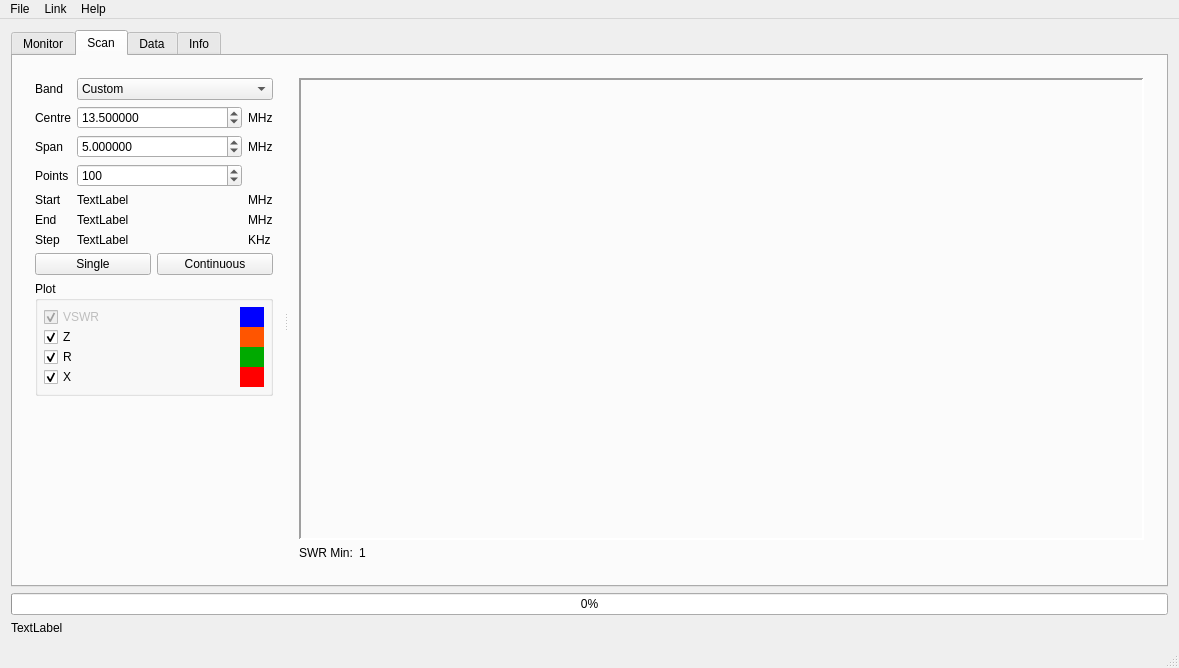
<?xml version="1.0" encoding="UTF-8"?>
<ui version="4.0">
 <class>MainWindow</class>
 <widget class="QMainWindow" name="MainWindow">
  <property name="geometry">
   <rect>
    <x>0</x>
    <y>0</y>
    <width>1179</width>
    <height>668</height>
   </rect>
  </property>
  <property name="windowTitle">
   <string>MainWindow</string>
  </property>
  <property name="windowIcon">
   <iconset resource="analyzer.qrc">
    <normaloff>:/icons/128/antenna-charge-radio-128.png</normaloff>:/icons/128/antenna-charge-radio-128.png</iconset>
  </property>
  <widget class="QWidget" name="centralWidget">
   <layout class="QVBoxLayout" name="verticalLayout_3">
    <item>
     <widget class="QTabWidget" name="tabWidget">
      <property name="enabled">
       <bool>true</bool>
      </property>
      <property name="currentIndex">
       <number>1</number>
      </property>
      <widget class="QWidget" name="tab_4">
       <attribute name="title">
        <string>Monitor</string>
       </attribute>
       <layout class="QVBoxLayout" name="verticalLayout_8">
        <item>
         <widget class="QSplitter" name="splitter_2">
          <property name="orientation">
           <enum>Qt::Horizontal</enum>
          </property>
          <widget class="QWidget" name="widget_8" native="true">
           <property name="sizePolicy">
            <sizepolicy hsizetype="Preferred" vsizetype="Preferred">
             <horstretch>0</horstretch>
             <verstretch>0</verstretch>
            </sizepolicy>
           </property>
           <property name="maximumSize">
            <size>
             <width>260</width>
             <height>16777215</height>
            </size>
           </property>
           <layout class="QVBoxLayout" name="verticalLayout_6">
            <item>
             <layout class="QGridLayout" name="gridLayout_3">
              <item row="0" column="1">
               <widget class="QDoubleSpinBox" name="monfreq">
                <property name="suffix">
                 <string> MHz</string>
                </property>
                <property name="decimals">
                 <number>6</number>
                </property>
                <property name="maximum">
                 <double>700.000000000000000</double>
                </property>
                <property name="value">
                 <double>13.500000000000000</double>
                </property>
               </widget>
              </item>
              <item row="0" column="0">
               <widget class="QLabel" name="label_23">
                <property name="sizePolicy">
                 <sizepolicy hsizetype="Maximum" vsizetype="Preferred">
                  <horstretch>0</horstretch>
                  <verstretch>0</verstretch>
                 </sizepolicy>
                </property>
                <property name="text">
                 <string>Freq</string>
                </property>
               </widget>
              </item>
              <item row="1" column="0">
               <widget class="QLabel" name="label_26">
                <property name="sizePolicy">
                 <sizepolicy hsizetype="Maximum" vsizetype="Preferred">
                  <horstretch>0</horstretch>
                  <verstretch>0</verstretch>
                 </sizepolicy>
                </property>
                <property name="text">
                 <string>Rate</string>
                </property>
               </widget>
              </item>
              <item row="1" column="1">
               <widget class="QSpinBox" name="monrate">
                <property name="suffix">
                 <string> ms</string>
                </property>
                <property name="minimum">
                 <number>100</number>
                </property>
                <property name="maximum">
                 <number>5000</number>
                </property>
                <property name="singleStep">
                 <number>100</number>
                </property>
                <property name="value">
                 <number>1000</number>
                </property>
               </widget>
              </item>
             </layout>
            </item>
            <item>
             <layout class="QHBoxLayout" name="horizontalLayout_4">
              <item>
               <widget class="QPushButton" name="monStartBtn">
                <property name="text">
                 <string>Start</string>
                </property>
               </widget>
              </item>
              <item>
               <widget class="QPushButton" name="monStopBtn">
                <property name="text">
                 <string>Stop</string>
                </property>
               </widget>
              </item>
             </layout>
            </item>
            <item>
             <spacer name="verticalSpacer_3">
              <property name="orientation">
               <enum>Qt::Vertical</enum>
              </property>
              <property name="sizeHint" stdset="0">
               <size>
                <width>20</width>
                <height>109</height>
               </size>
              </property>
             </spacer>
            </item>
           </layout>
          </widget>
          <widget class="QWidget" name="verticalLayoutWidget_2">
           <layout class="QGridLayout" name="gridLayout_5">
            <item row="3" column="0">
             <widget class="QLabel" name="label_18">
              <property name="text">
               <string>X</string>
              </property>
             </widget>
            </item>
            <item row="3" column="2">
             <widget class="QLabel" name="label_21">
              <property name="text">
               <string>Ω</string>
              </property>
             </widget>
            </item>
            <item row="2" column="1">
             <widget class="QLabel" name="R_lbl">
              <property name="minimumSize">
               <size>
                <width>70</width>
                <height>0</height>
               </size>
              </property>
              <property name="text">
               <string>50</string>
              </property>
              <property name="alignment">
               <set>Qt::AlignRight|Qt::AlignTrailing|Qt::AlignVCenter</set>
              </property>
             </widget>
            </item>
            <item row="2" column="0">
             <widget class="QLabel" name="label_17">
              <property name="text">
               <string>R</string>
              </property>
             </widget>
            </item>
            <item row="0" column="3">
             <widget class="BarGraph" name="SWR_Bar" native="true">
              <property name="sizePolicy">
               <sizepolicy hsizetype="Minimum" vsizetype="Preferred">
                <horstretch>0</horstretch>
                <verstretch>0</verstretch>
               </sizepolicy>
              </property>
             </widget>
            </item>
            <item row="1" column="3">
             <widget class="BarGraph" name="Z_Bar" native="true">
              <property name="sizePolicy">
               <sizepolicy hsizetype="Minimum" vsizetype="Preferred">
                <horstretch>0</horstretch>
                <verstretch>0</verstretch>
               </sizepolicy>
              </property>
             </widget>
            </item>
            <item row="1" column="1" alignment="Qt::AlignRight">
             <widget class="QLabel" name="Z_lbl">
              <property name="minimumSize">
               <size>
                <width>70</width>
                <height>0</height>
               </size>
              </property>
              <property name="text">
               <string>50</string>
              </property>
              <property name="alignment">
               <set>Qt::AlignRight|Qt::AlignTrailing|Qt::AlignVCenter</set>
              </property>
             </widget>
            </item>
            <item row="4" column="3">
             <spacer name="horizontalSpacer_2">
              <property name="orientation">
               <enum>Qt::Horizontal</enum>
              </property>
              <property name="sizeType">
               <enum>QSizePolicy::MinimumExpanding</enum>
              </property>
              <property name="sizeHint" stdset="0">
               <size>
                <width>40</width>
                <height>20</height>
               </size>
              </property>
             </spacer>
            </item>
            <item row="2" column="2">
             <widget class="QLabel" name="label_20">
              <property name="text">
               <string>Ω</string>
              </property>
             </widget>
            </item>
            <item row="1" column="0">
             <widget class="QLabel" name="label_16">
              <property name="sizePolicy">
               <sizepolicy hsizetype="Maximum" vsizetype="Preferred">
                <horstretch>0</horstretch>
                <verstretch>0</verstretch>
               </sizepolicy>
              </property>
              <property name="text">
               <string>Z</string>
              </property>
             </widget>
            </item>
            <item row="4" column="0" colspan="3">
             <spacer name="verticalSpacer_4">
              <property name="orientation">
               <enum>Qt::Vertical</enum>
              </property>
              <property name="sizeHint" stdset="0">
               <size>
                <width>20</width>
                <height>40</height>
               </size>
              </property>
             </spacer>
            </item>
            <item row="1" column="2">
             <widget class="QLabel" name="label_19">
              <property name="text">
               <string>Ω</string>
              </property>
             </widget>
            </item>
            <item row="0" column="0">
             <widget class="QLabel" name="label_15">
              <property name="sizePolicy">
               <sizepolicy hsizetype="Maximum" vsizetype="Preferred">
                <horstretch>0</horstretch>
                <verstretch>0</verstretch>
               </sizepolicy>
              </property>
              <property name="text">
               <string>VSWR</string>
              </property>
             </widget>
            </item>
            <item row="3" column="1">
             <widget class="QLabel" name="X_lbl">
              <property name="minimumSize">
               <size>
                <width>70</width>
                <height>0</height>
               </size>
              </property>
              <property name="text">
               <string>0</string>
              </property>
              <property name="alignment">
               <set>Qt::AlignRight|Qt::AlignTrailing|Qt::AlignVCenter</set>
              </property>
             </widget>
            </item>
            <item row="2" column="3">
             <widget class="BarGraph" name="R_Bar" native="true">
              <property name="sizePolicy">
               <sizepolicy hsizetype="Minimum" vsizetype="Preferred">
                <horstretch>0</horstretch>
                <verstretch>0</verstretch>
               </sizepolicy>
              </property>
             </widget>
            </item>
            <item row="3" column="3">
             <widget class="BarGraph" name="X_Bar" native="true">
              <property name="sizePolicy">
               <sizepolicy hsizetype="Minimum" vsizetype="Preferred">
                <horstretch>0</horstretch>
                <verstretch>0</verstretch>
               </sizepolicy>
              </property>
             </widget>
            </item>
            <item row="0" column="1" colspan="2">
             <widget class="QLabel" name="SWR_lbl">
              <property name="minimumSize">
               <size>
                <width>70</width>
                <height>0</height>
               </size>
              </property>
              <property name="maximumSize">
               <size>
                <width>150</width>
                <height>16777215</height>
               </size>
              </property>
              <property name="text">
               <string>10:1</string>
              </property>
              <property name="alignment">
               <set>Qt::AlignRight|Qt::AlignTrailing|Qt::AlignVCenter</set>
              </property>
             </widget>
            </item>
           </layout>
          </widget>
         </widget>
        </item>
       </layout>
      </widget>
      <widget class="QWidget" name="tab">
       <attribute name="title">
        <string>Scan</string>
       </attribute>
       <layout class="QVBoxLayout" name="verticalLayout_4">
        <item>
         <widget class="QSplitter" name="splitter">
          <property name="orientation">
           <enum>Qt::Horizontal</enum>
          </property>
          <widget class="QWidget" name="widget" native="true">
           <property name="sizePolicy">
            <sizepolicy hsizetype="Preferred" vsizetype="Preferred">
             <horstretch>0</horstretch>
             <verstretch>0</verstretch>
            </sizepolicy>
           </property>
           <property name="maximumSize">
            <size>
             <width>260</width>
             <height>16777215</height>
            </size>
           </property>
           <layout class="QVBoxLayout" name="verticalLayout">
            <item>
             <layout class="QGridLayout" name="gridLayout">
              <item row="4" column="1">
               <widget class="QLabel" name="fstart_disp">
                <property name="text">
                 <string>TextLabel</string>
                </property>
               </widget>
              </item>
              <item row="6" column="1">
               <widget class="QLabel" name="fstep_disp">
                <property name="text">
                 <string>TextLabel</string>
                </property>
               </widget>
              </item>
              <item row="3" column="0">
               <widget class="QLabel" name="label_5">
                <property name="sizePolicy">
                 <sizepolicy hsizetype="Maximum" vsizetype="Preferred">
                  <horstretch>0</horstretch>
                  <verstretch>0</verstretch>
                 </sizepolicy>
                </property>
                <property name="text">
                 <string>Points</string>
                </property>
               </widget>
              </item>
              <item row="5" column="1">
               <widget class="QLabel" name="fend_disp">
                <property name="text">
                 <string>TextLabel</string>
                </property>
               </widget>
              </item>
              <item row="2" column="1">
               <widget class="QDoubleSpinBox" name="fspan">
                <property name="decimals">
                 <number>6</number>
                </property>
                <property name="minimum">
                 <double>0.100000000000000</double>
                </property>
                <property name="maximum">
                 <double>700.000000000000000</double>
                </property>
                <property name="value">
                 <double>5.000000000000000</double>
                </property>
               </widget>
              </item>
              <item row="0" column="1" colspan="2">
               <widget class="QComboBox" name="band_cb">
                <item>
                 <property name="text">
                  <string>Custom</string>
                 </property>
                </item>
                <item>
                 <property name="text">
                  <string>160m</string>
                 </property>
                </item>
                <item>
                 <property name="text">
                  <string>80m</string>
                 </property>
                </item>
                <item>
                 <property name="text">
                  <string>40m</string>
                 </property>
                </item>
                <item>
                 <property name="text">
                  <string>30m</string>
                 </property>
                </item>
                <item>
                 <property name="text">
                  <string>25m</string>
                 </property>
                </item>
                <item>
                 <property name="text">
                  <string>20m</string>
                 </property>
                </item>
                <item>
                 <property name="text">
                  <string>17m</string>
                 </property>
                </item>
                <item>
                 <property name="text">
                  <string>15m</string>
                 </property>
                </item>
                <item>
                 <property name="text">
                  <string>12m</string>
                 </property>
                </item>
                <item>
                 <property name="text">
                  <string>11m (CB)</string>
                 </property>
                </item>
                <item>
                 <property name="text">
                  <string>10m</string>
                 </property>
                </item>
                <item>
                 <property name="text">
                  <string>8m</string>
                 </property>
                </item>
                <item>
                 <property name="text">
                  <string>6m</string>
                 </property>
                </item>
                <item>
                 <property name="text">
                  <string>HF (3-30MHz)</string>
                 </property>
                </item>
                <item>
                 <property name="text">
                  <string>12-10m (25-30MHz)</string>
                 </property>
                </item>
                <item>
                 <property name="text">
                  <string>HF RFID</string>
                 </property>
                </item>
                <item>
                 <property name="text">
                  <string>1-230MHz</string>
                 </property>
                </item>
                <item>
                 <property name="text">
                  <string>1.25m (223.5MHz)</string>
                 </property>
                </item>
                <item>
                 <property name="text">
                  <string>70cm (435MHz)</string>
                 </property>
                </item>
               </widget>
              </item>
              <item row="2" column="2">
               <widget class="QLabel" name="label_10">
                <property name="sizePolicy">
                 <sizepolicy hsizetype="Maximum" vsizetype="Preferred">
                  <horstretch>0</horstretch>
                  <verstretch>0</verstretch>
                 </sizepolicy>
                </property>
                <property name="text">
                 <string>MHz</string>
                </property>
               </widget>
              </item>
              <item row="6" column="0">
               <widget class="QLabel" name="label_4">
                <property name="sizePolicy">
                 <sizepolicy hsizetype="Maximum" vsizetype="Preferred">
                  <horstretch>0</horstretch>
                  <verstretch>0</verstretch>
                 </sizepolicy>
                </property>
                <property name="text">
                 <string>Step</string>
                </property>
               </widget>
              </item>
              <item row="6" column="2">
               <widget class="QLabel" name="label_9">
                <property name="sizePolicy">
                 <sizepolicy hsizetype="Maximum" vsizetype="Preferred">
                  <horstretch>0</horstretch>
                  <verstretch>0</verstretch>
                 </sizepolicy>
                </property>
                <property name="text">
                 <string>KHz</string>
                </property>
               </widget>
              </item>
              <item row="1" column="2">
               <widget class="QLabel" name="label_6">
                <property name="sizePolicy">
                 <sizepolicy hsizetype="Maximum" vsizetype="Preferred">
                  <horstretch>0</horstretch>
                  <verstretch>0</verstretch>
                 </sizepolicy>
                </property>
                <property name="text">
                 <string>MHz</string>
                </property>
               </widget>
              </item>
              <item row="4" column="2">
               <widget class="QLabel" name="label_7">
                <property name="sizePolicy">
                 <sizepolicy hsizetype="Maximum" vsizetype="Preferred">
                  <horstretch>0</horstretch>
                  <verstretch>0</verstretch>
                 </sizepolicy>
                </property>
                <property name="text">
                 <string>MHz</string>
                </property>
               </widget>
              </item>
              <item row="1" column="1">
               <widget class="QDoubleSpinBox" name="fcentre">
                <property name="decimals">
                 <number>6</number>
                </property>
                <property name="minimum">
                 <double>0.100000000000000</double>
                </property>
                <property name="maximum">
                 <double>700.000000000000000</double>
                </property>
                <property name="value">
                 <double>13.500000000000000</double>
                </property>
               </widget>
              </item>
              <item row="5" column="0">
               <widget class="QLabel" name="label_3">
                <property name="sizePolicy">
                 <sizepolicy hsizetype="Maximum" vsizetype="Preferred">
                  <horstretch>0</horstretch>
                  <verstretch>0</verstretch>
                 </sizepolicy>
                </property>
                <property name="text">
                 <string>End</string>
                </property>
               </widget>
              </item>
              <item row="4" column="0">
               <widget class="QLabel" name="label_2">
                <property name="sizePolicy">
                 <sizepolicy hsizetype="Maximum" vsizetype="Preferred">
                  <horstretch>0</horstretch>
                  <verstretch>0</verstretch>
                 </sizepolicy>
                </property>
                <property name="text">
                 <string>Start</string>
                </property>
               </widget>
              </item>
              <item row="5" column="2">
               <widget class="QLabel" name="label_8">
                <property name="sizePolicy">
                 <sizepolicy hsizetype="Maximum" vsizetype="Preferred">
                  <horstretch>0</horstretch>
                  <verstretch>0</verstretch>
                 </sizepolicy>
                </property>
                <property name="text">
                 <string>MHz</string>
                </property>
               </widget>
              </item>
              <item row="1" column="0">
               <widget class="QLabel" name="label">
                <property name="sizePolicy">
                 <sizepolicy hsizetype="Maximum" vsizetype="Preferred">
                  <horstretch>0</horstretch>
                  <verstretch>0</verstretch>
                 </sizepolicy>
                </property>
                <property name="text">
                 <string>Centre</string>
                </property>
               </widget>
              </item>
              <item row="2" column="0">
               <widget class="QLabel" name="label_11">
                <property name="sizePolicy">
                 <sizepolicy hsizetype="Maximum" vsizetype="Preferred">
                  <horstretch>0</horstretch>
                  <verstretch>0</verstretch>
                 </sizepolicy>
                </property>
                <property name="text">
                 <string>Span</string>
                </property>
               </widget>
              </item>
              <item row="0" column="0">
               <widget class="QLabel" name="label_13">
                <property name="text">
                 <string>Band</string>
                </property>
               </widget>
              </item>
              <item row="3" column="1">
               <widget class="QSpinBox" name="point_count">
                <property name="minimum">
                 <number>1</number>
                </property>
                <property name="maximum">
                 <number>999</number>
                </property>
                <property name="value">
                 <number>100</number>
                </property>
               </widget>
              </item>
             </layout>
            </item>
            <item>
             <layout class="QHBoxLayout" name="horizontalLayout_3">
              <item>
               <widget class="QPushButton" name="scanBtn">
                <property name="text">
                 <string>Single</string>
                </property>
               </widget>
              </item>
              <item>
               <widget class="QPushButton" name="scanDummyBtn">
                <property name="text">
                 <string>Continuous</string>
                </property>
               </widget>
              </item>
             </layout>
            </item>
            <item>
             <widget class="QGroupBox" name="groupBox">
              <property name="title">
               <string>Plot</string>
              </property>
              <layout class="QGridLayout" name="gridLayout_2">
               <property name="leftMargin">
                <number>6</number>
               </property>
               <property name="topMargin">
                <number>6</number>
               </property>
               <property name="rightMargin">
                <number>6</number>
               </property>
               <property name="bottomMargin">
                <number>6</number>
               </property>
               <property name="verticalSpacing">
                <number>0</number>
               </property>
               <item row="1" column="1">
                <widget class="QWidget" name="widget_5" native="true">
                 <property name="maximumSize">
                  <size>
                   <width>24</width>
                   <height>16777215</height>
                  </size>
                 </property>
                 <property name="palette">
                  <palette>
                   <active>
                    <colorrole role="Window">
                     <brush brushstyle="SolidPattern">
                      <color alpha="255">
                       <red>255</red>
                       <green>85</green>
                       <blue>0</blue>
                      </color>
                     </brush>
                    </colorrole>
                   </active>
                   <inactive>
                    <colorrole role="Window">
                     <brush brushstyle="SolidPattern">
                      <color alpha="255">
                       <red>255</red>
                       <green>85</green>
                       <blue>0</blue>
                      </color>
                     </brush>
                    </colorrole>
                   </inactive>
                   <disabled>
                    <colorrole role="Window">
                     <brush brushstyle="SolidPattern">
                      <color alpha="255">
                       <red>255</red>
                       <green>85</green>
                       <blue>0</blue>
                      </color>
                     </brush>
                    </colorrole>
                   </disabled>
                  </palette>
                 </property>
                 <property name="autoFillBackground">
                  <bool>true</bool>
                 </property>
                </widget>
               </item>
               <item row="0" column="1">
                <widget class="QWidget" name="widget_4" native="true">
                 <property name="maximumSize">
                  <size>
                   <width>24</width>
                   <height>16777215</height>
                  </size>
                 </property>
                 <property name="palette">
                  <palette>
                   <active>
                    <colorrole role="Base">
                     <brush brushstyle="SolidPattern">
                      <color alpha="255">
                       <red>255</red>
                       <green>255</green>
                       <blue>255</blue>
                      </color>
                     </brush>
                    </colorrole>
                    <colorrole role="Window">
                     <brush brushstyle="SolidPattern">
                      <color alpha="255">
                       <red>0</red>
                       <green>0</green>
                       <blue>255</blue>
                      </color>
                     </brush>
                    </colorrole>
                   </active>
                   <inactive>
                    <colorrole role="Base">
                     <brush brushstyle="SolidPattern">
                      <color alpha="255">
                       <red>255</red>
                       <green>255</green>
                       <blue>255</blue>
                      </color>
                     </brush>
                    </colorrole>
                    <colorrole role="Window">
                     <brush brushstyle="SolidPattern">
                      <color alpha="255">
                       <red>0</red>
                       <green>0</green>
                       <blue>255</blue>
                      </color>
                     </brush>
                    </colorrole>
                   </inactive>
                   <disabled>
                    <colorrole role="Base">
                     <brush brushstyle="SolidPattern">
                      <color alpha="255">
                       <red>0</red>
                       <green>0</green>
                       <blue>255</blue>
                      </color>
                     </brush>
                    </colorrole>
                    <colorrole role="Window">
                     <brush brushstyle="SolidPattern">
                      <color alpha="255">
                       <red>0</red>
                       <green>0</green>
                       <blue>255</blue>
                      </color>
                     </brush>
                    </colorrole>
                   </disabled>
                  </palette>
                 </property>
                 <property name="autoFillBackground">
                  <bool>true</bool>
                 </property>
                </widget>
               </item>
               <item row="3" column="1">
                <widget class="QWidget" name="widget_6" native="true">
                 <property name="maximumSize">
                  <size>
                   <width>24</width>
                   <height>16777215</height>
                  </size>
                 </property>
                 <property name="palette">
                  <palette>
                   <active>
                    <colorrole role="Window">
                     <brush brushstyle="SolidPattern">
                      <color alpha="255">
                       <red>255</red>
                       <green>0</green>
                       <blue>0</blue>
                      </color>
                     </brush>
                    </colorrole>
                   </active>
                   <inactive>
                    <colorrole role="Window">
                     <brush brushstyle="SolidPattern">
                      <color alpha="255">
                       <red>255</red>
                       <green>0</green>
                       <blue>0</blue>
                      </color>
                     </brush>
                    </colorrole>
                   </inactive>
                   <disabled>
                    <colorrole role="Window">
                     <brush brushstyle="SolidPattern">
                      <color alpha="255">
                       <red>255</red>
                       <green>0</green>
                       <blue>0</blue>
                      </color>
                     </brush>
                    </colorrole>
                   </disabled>
                  </palette>
                 </property>
                 <property name="autoFillBackground">
                  <bool>true</bool>
                 </property>
                </widget>
               </item>
               <item row="2" column="1">
                <widget class="QWidget" name="widget_3" native="true">
                 <property name="maximumSize">
                  <size>
                   <width>24</width>
                   <height>16777215</height>
                  </size>
                 </property>
                 <property name="palette">
                  <palette>
                   <active>
                    <colorrole role="Window">
                     <brush brushstyle="SolidPattern">
                      <color alpha="255">
                       <red>0</red>
                       <green>170</green>
                       <blue>0</blue>
                      </color>
                     </brush>
                    </colorrole>
                   </active>
                   <inactive>
                    <colorrole role="Window">
                     <brush brushstyle="SolidPattern">
                      <color alpha="255">
                       <red>0</red>
                       <green>170</green>
                       <blue>0</blue>
                      </color>
                     </brush>
                    </colorrole>
                   </inactive>
                   <disabled>
                    <colorrole role="Window">
                     <brush brushstyle="SolidPattern">
                      <color alpha="255">
                       <red>0</red>
                       <green>170</green>
                       <blue>0</blue>
                      </color>
                     </brush>
                    </colorrole>
                   </disabled>
                  </palette>
                 </property>
                 <property name="autoFillBackground">
                  <bool>true</bool>
                 </property>
                </widget>
               </item>
               <item row="0" column="0">
                <widget class="QCheckBox" name="checkBox">
                 <property name="enabled">
                  <bool>false</bool>
                 </property>
                 <property name="text">
                  <string>VSWR</string>
                 </property>
                 <property name="checked">
                  <bool>true</bool>
                 </property>
                </widget>
               </item>
               <item row="1" column="0">
                <widget class="QCheckBox" name="plotz_chk">
                 <property name="text">
                  <string>Z</string>
                 </property>
                 <property name="checked">
                  <bool>true</bool>
                 </property>
                </widget>
               </item>
               <item row="2" column="0">
                <widget class="QCheckBox" name="plotr_chk">
                 <property name="text">
                  <string>R</string>
                 </property>
                 <property name="checked">
                  <bool>true</bool>
                 </property>
                </widget>
               </item>
               <item row="3" column="0">
                <widget class="QCheckBox" name="plotx_chk">
                 <property name="text">
                  <string>X</string>
                 </property>
                 <property name="checked">
                  <bool>true</bool>
                 </property>
                </widget>
               </item>
              </layout>
             </widget>
            </item>
            <item>
             <spacer name="verticalSpacer">
              <property name="orientation">
               <enum>Qt::Vertical</enum>
              </property>
              <property name="sizeHint" stdset="0">
               <size>
                <width>20</width>
                <height>109</height>
               </size>
              </property>
             </spacer>
            </item>
           </layout>
          </widget>
          <widget class="QWidget" name="verticalLayoutWidget">
           <layout class="QVBoxLayout" name="verticalLayout_2">
            <property name="spacing">
             <number>3</number>
            </property>
            <item>
             <widget class="GraphCanvas" name="canvas1">
              <property name="palette">
               <palette>
                <active>
                 <colorrole role="Base">
                  <brush brushstyle="SolidPattern">
                   <color alpha="255">
                    <red>255</red>
                    <green>255</green>
                    <blue>255</blue>
                   </color>
                  </brush>
                 </colorrole>
                 <colorrole role="Window">
                  <brush brushstyle="SolidPattern">
                   <color alpha="255">
                    <red>255</red>
                    <green>255</green>
                    <blue>255</blue>
                   </color>
                  </brush>
                 </colorrole>
                </active>
                <inactive>
                 <colorrole role="Base">
                  <brush brushstyle="SolidPattern">
                   <color alpha="255">
                    <red>255</red>
                    <green>255</green>
                    <blue>255</blue>
                   </color>
                  </brush>
                 </colorrole>
                 <colorrole role="Window">
                  <brush brushstyle="SolidPattern">
                   <color alpha="255">
                    <red>255</red>
                    <green>255</green>
                    <blue>255</blue>
                   </color>
                  </brush>
                 </colorrole>
                </inactive>
                <disabled>
                 <colorrole role="Base">
                  <brush brushstyle="SolidPattern">
                   <color alpha="255">
                    <red>255</red>
                    <green>255</green>
                    <blue>255</blue>
                   </color>
                  </brush>
                 </colorrole>
                 <colorrole role="Window">
                  <brush brushstyle="SolidPattern">
                   <color alpha="255">
                    <red>255</red>
                    <green>255</green>
                    <blue>255</blue>
                   </color>
                  </brush>
                 </colorrole>
                </disabled>
               </palette>
              </property>
              <property name="frameShape">
               <enum>QFrame::Panel</enum>
              </property>
              <property name="frameShadow">
               <enum>QFrame::Sunken</enum>
              </property>
              <property name="lineWidth">
               <number>2</number>
              </property>
              <widget class="GraphCursor" name="cursor" native="true">
               <property name="geometry">
                <rect>
                 <x>0</x>
                 <y>0</y>
                 <width>120</width>
                 <height>80</height>
                </rect>
               </property>
              </widget>
             </widget>
            </item>
            <item>
             <widget class="QWidget" name="widget_2" native="true">
              <property name="maximumSize">
               <size>
                <width>16777215</width>
                <height>20</height>
               </size>
              </property>
              <layout class="QHBoxLayout" name="horizontalLayout">
               <property name="leftMargin">
                <number>0</number>
               </property>
               <property name="topMargin">
                <number>0</number>
               </property>
               <property name="rightMargin">
                <number>0</number>
               </property>
               <property name="bottomMargin">
                <number>0</number>
               </property>
               <item>
                <widget class="QLabel" name="label_12">
                 <property name="text">
                  <string>SWR Min:</string>
                 </property>
                </widget>
               </item>
               <item>
                <widget class="QLabel" name="swr_min_disp">
                 <property name="text">
                  <string>1</string>
                 </property>
                </widget>
               </item>
               <item>
                <spacer name="horizontalSpacer">
                 <property name="orientation">
                  <enum>Qt::Horizontal</enum>
                 </property>
                 <property name="sizeHint" stdset="0">
                  <size>
                   <width>379</width>
                   <height>17</height>
                  </size>
                 </property>
                </spacer>
               </item>
               <item>
                <widget class="QLabel" name="cursor_disp">
                 <property name="text">
                  <string/>
                 </property>
                </widget>
               </item>
              </layout>
             </widget>
            </item>
           </layout>
          </widget>
         </widget>
        </item>
       </layout>
      </widget>
      <widget class="QWidget" name="tab_2">
       <attribute name="title">
        <string>Data</string>
       </attribute>
       <layout class="QHBoxLayout" name="horizontalLayout_2">
        <item>
         <widget class="QTableWidget" name="scan_data">
          <property name="columnCount">
           <number>5</number>
          </property>
          <column/>
          <column/>
          <column/>
          <column/>
          <column/>
         </widget>
        </item>
        <item>
         <layout class="QVBoxLayout" name="verticalLayout_5">
          <item>
           <widget class="QPushButton" name="copyBtn">
            <property name="text">
             <string>Copy Data</string>
            </property>
           </widget>
          </item>
          <item>
           <spacer name="verticalSpacer_2">
            <property name="orientation">
             <enum>Qt::Vertical</enum>
            </property>
            <property name="sizeHint" stdset="0">
             <size>
              <width>20</width>
              <height>40</height>
             </size>
            </property>
           </spacer>
          </item>
         </layout>
        </item>
       </layout>
      </widget>
      <widget class="QWidget" name="tab_3">
       <attribute name="title">
        <string>Info</string>
       </attribute>
       <layout class="QFormLayout" name="formLayout">
        <item row="0" column="0">
         <widget class="QLabel" name="label_14">
          <property name="text">
           <string>Notes</string>
          </property>
         </widget>
        </item>
        <item row="0" column="1">
         <widget class="QPlainTextEdit" name="notes_txt"/>
        </item>
       </layout>
      </widget>
     </widget>
    </item>
    <item>
     <widget class="QProgressBar" name="progressBar">
      <property name="value">
       <number>0</number>
      </property>
     </widget>
    </item>
    <item>
     <widget class="QLabel" name="label_Status">
      <property name="text">
       <string>TextLabel</string>
      </property>
     </widget>
    </item>
   </layout>
  </widget>
  <widget class="QMenuBar" name="menuBar">
   <property name="geometry">
    <rect>
     <x>0</x>
     <y>0</y>
     <width>1179</width>
     <height>21</height>
    </rect>
   </property>
   <widget class="QMenu" name="menuHelp">
    <property name="title">
     <string>Help</string>
    </property>
    <addaction name="actionAbout_QT"/>
    <addaction name="actionAbout_Analyzer"/>
   </widget>
   <widget class="QMenu" name="menuLink">
    <property name="title">
     <string>Link</string>
    </property>
    <widget class="QMenu" name="menuDevice">
     <property name="title">
      <string>Device</string>
     </property>
     <addaction name="actionDevices"/>
    </widget>
    <addaction name="menuDevice"/>
   </widget>
   <widget class="QMenu" name="menuFile">
    <property name="title">
     <string>File</string>
    </property>
    <addaction name="actionLoad"/>
    <addaction name="actionSave"/>
    <addaction name="separator"/>
    <addaction name="actionSettings"/>
    <addaction name="separator"/>
    <addaction name="actionQuit"/>
   </widget>
   <addaction name="menuFile"/>
   <addaction name="menuLink"/>
   <addaction name="menuHelp"/>
  </widget>
  <widget class="QStatusBar" name="statusBar"/>
  <action name="actionAbout_QT">
   <property name="text">
    <string>About QT</string>
   </property>
  </action>
  <action name="actionDevices">
   <property name="text">
    <string>Connect</string>
   </property>
  </action>
  <action name="actionLoad">
   <property name="text">
    <string>Load</string>
   </property>
  </action>
  <action name="actionSave">
   <property name="text">
    <string>Save</string>
   </property>
  </action>
  <action name="actionQuit">
   <property name="text">
    <string>Quit</string>
   </property>
  </action>
  <action name="actionAbout_Analyzer">
   <property name="text">
    <string>About Antenna Analyzer</string>
   </property>
  </action>
  <action name="actionSettings">
   <property name="text">
    <string>Settings</string>
   </property>
  </action>
 </widget>
 <layoutdefault spacing="6" margin="11"/>
 <customwidgets>
  <customwidget>
   <class>GraphCanvas</class>
   <extends>QFrame</extends>
   <header>graphcanvas.h</header>
   <container>1</container>
  </customwidget>
  <customwidget>
   <class>GraphCursor</class>
   <extends>QWidget</extends>
   <header>graphcursor.h</header>
   <container>1</container>
  </customwidget>
  <customwidget>
   <class>BarGraph</class>
   <extends>QWidget</extends>
   <header>bargraph.h</header>
   <container>1</container>
  </customwidget>
 </customwidgets>
 <resources>
  <include location="analyzer.qrc"/>
 </resources>
 <connections/>
</ui>
